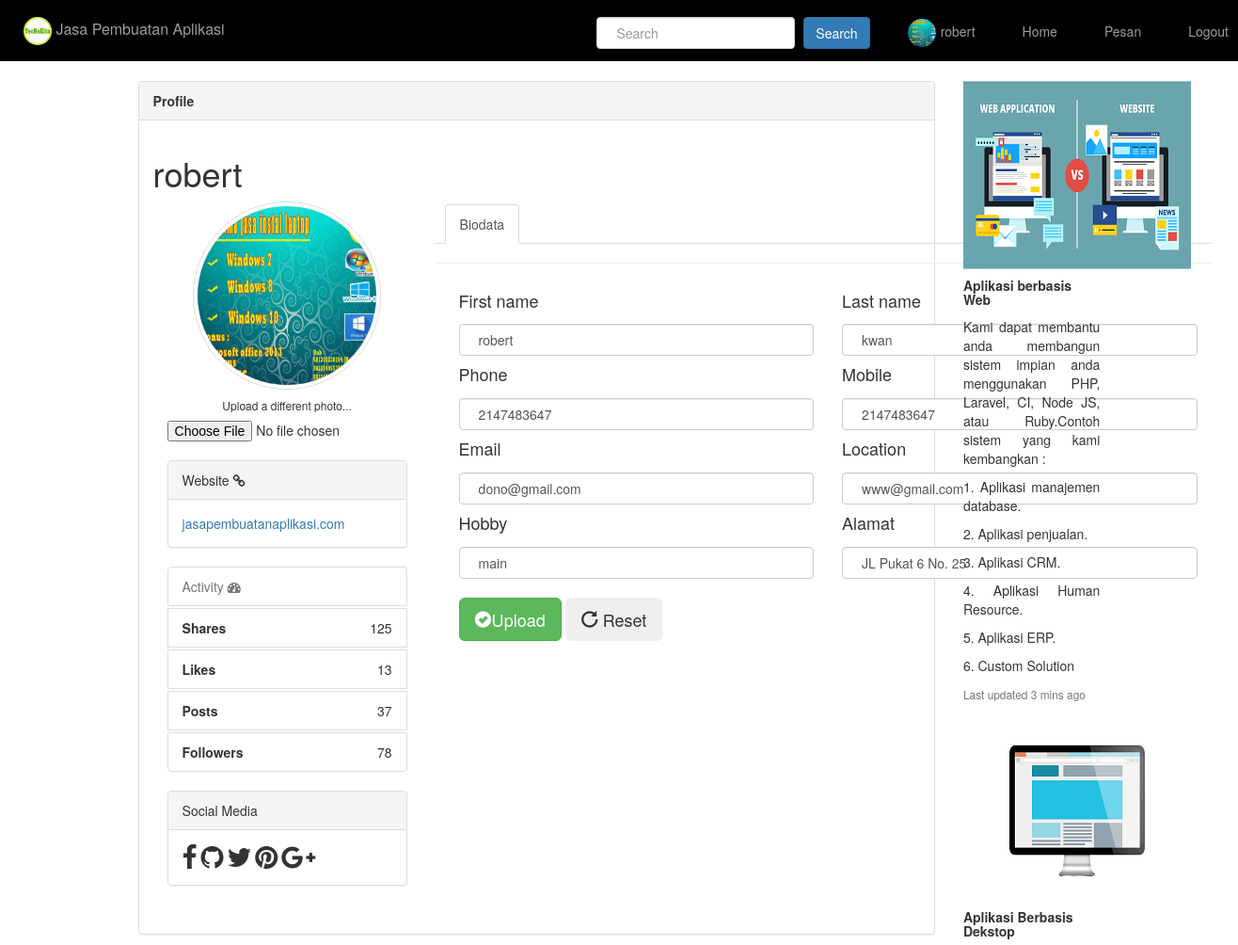
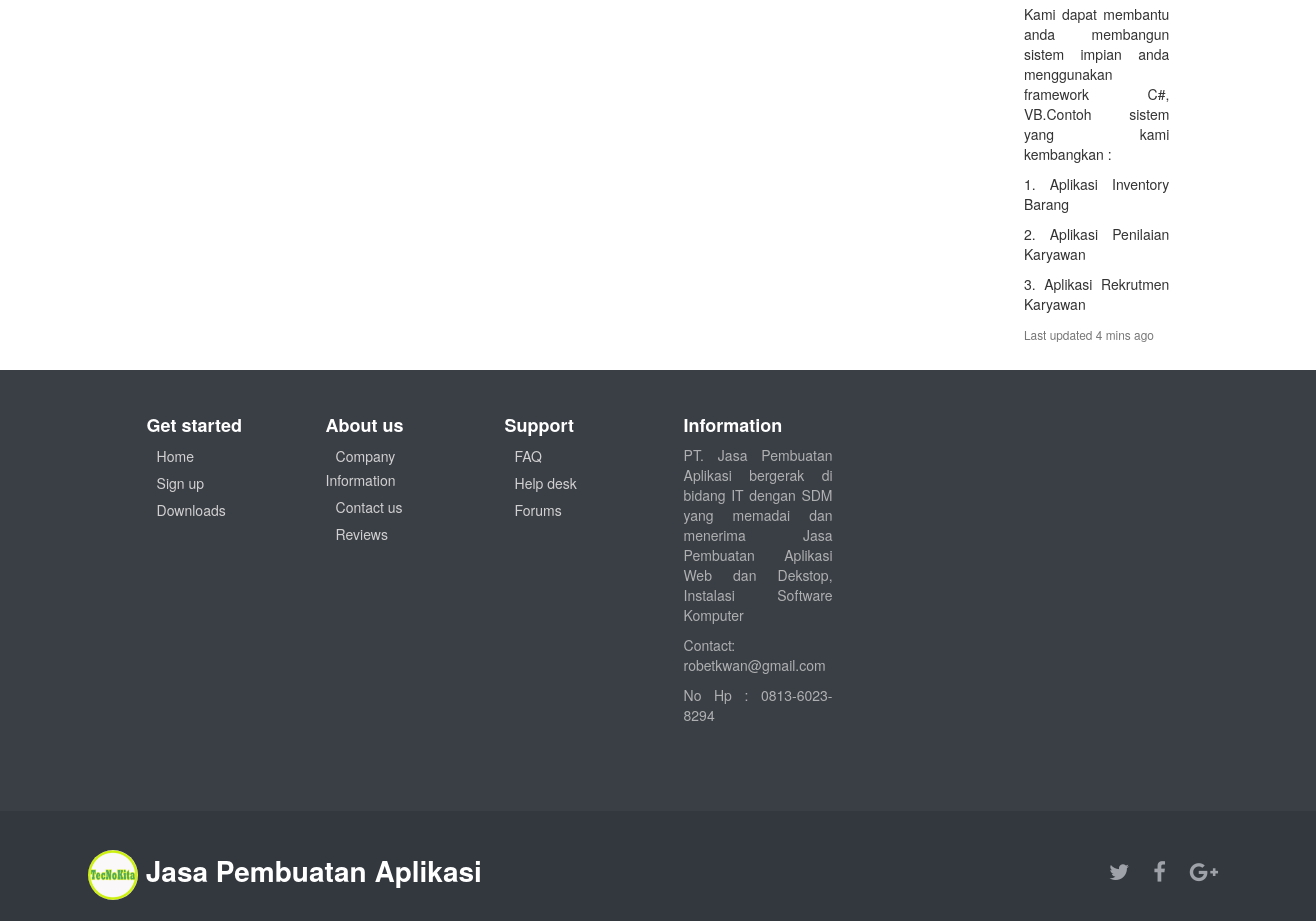
The page /edit-profile.php?id=82 on the database its author committed (2 pictures, top to bottom).
### tables this page shows
CREATE TABLE `foto` (
  `id` int(11) NOT NULL,
  `nama_file` varchar(255) NOT NULL,
  `first_name` varchar(20) DEFAULT NULL,
  `last_name` varchar(20) DEFAULT NULL,
  `phone` int(12) DEFAULT NULL,
  `mobile` int(14) DEFAULT NULL,
  `email` varchar(20) DEFAULT NULL,
  `location` varchar(20) DEFAULT NULL,
  `hobby` varchar(20) DEFAULT NULL,
  `alamat` varchar(20) DEFAULT NULL
);

### edit-profile.php (the view, shortened to what this page needs)
<?php
include 'db.php';
?>
<!DOCTYPE html>
<html>
<head>
	<link rel="stylesheet" type="text/css" href="css/bootstrap.css">
    <link rel="stylesheet" href="http://cdnjs.cloudflare.com/ajax/libs/font-awesome/4.6.3/css/font-awesome.min.css">
    <link rel="stylesheet" href="http://maxcdn.bootstrapcdn.com/bootstrap/3.3.7/css/bootstrap.min.css">
    <link rel="stylesheet" href="assets/css/Footer-with-logo.css">
    <link href="vendor/bootstrap/css/bootstrap.min.css" rel="stylesheet">
    <link href="css/full-slider.css" rel="stylesheet">
</head>
<body>
<link rel="stylesheet" href="https://cdnjs.cloudflare.com/ajax/libs/twitter-bootstrap/3.3.7/css/bootstrap.min.css">
<nav class="navbar navbar-inverse navbar-static-top" role="navigation">
    <div class="collapse navbar-collapse" id="bs-example-navbar-collapse-1" style="background-color: black">
    	<ul class="nav navbar-nav navbar-left">
			<li><a href="#" style="font-size: 16px"><img src="images/logo.jpg" style="width: 30px;height: 30px;border-radius: 20px;" alt="">  Jasa Pembuatan Aplikasi</a>
		</li>
	</ul>
      <ul class="nav navbar-nav navbar-right" style="margin-top: 5px;">
       <form class="navbar-form navbar-left" name="form1" method="post" action="upload.php" enctype="multipart/form-data">
			<div class="form-group" style="margin-top: 5px;">
				<input type="text" class="form-control" placeholder="Search" >
				<button class="btn btn-primary" style="margin-left: 5px;">Search</button>
			</div>
		</form>
     <?php
                $sql = "select * from foto where id='".intval($_GET['id'])."'";
                $data = mysqli_fetch_array(mysqli_query($con, $sql));
                ?>
                <li style="margin-top: 0px;"><a href="#"> <img src="img/<?php echo $data['nama_file'];?>" style="width: 30px;height: 30px;margin-right: 5px;border-radius: 20px;"><?php echo $data['first_name'];?></a></li>
		<li><a href="beranda1.php?username=<?php echo $data['first_name'];?>">Home</a></li>
		<li><a href="daftarpesan.php">Pesan</a></li>
    <li><a href="logout.php">Logout</a></li>
    </div>
</nav>
  <link rel="stylesheet" href="https://maxcdn.bootstrapcdn.com/bootstrap/3.3.7/css/bootstrap.min.css">
<div class="container" style="width: 80%">
<div class="row">
	<div class="col-sm-10">
		  <div class="panel panel-default">
      		<div class="panel-heading"><b>Profile</b></div>
      			<div class="col-sm-4 col-md-2">
      			 <div class="row">
      			<div class="container bootstrap snippet">
    <div class="row">
  		<div class="col-sm-10"><h1><?php echo $data['first_name']?></h1></div>
    </div>
  		<div class="col-sm-3">
      <div class="text-center">
        <img src="img/<?php echo $data['nama_file'];?>" class="avatar img-circle img-thumbnail" alt="avatar" style="width: 200px;height: 200px;">
        <h6>Upload a different photo...</h6>
        <input type="file" class="text-center center-block file-upload" name="file" id="file"/>
      </div></hr><br>
          <div class="panel panel-default">
            <div class="panel-heading">Website <i class="fa fa-link fa-1x"></i></div>
            <div class="panel-body"><a href="http://jasapembuatanaplikasi.com">jasapembuatanaplikasi.com</a></div>
          </div>
          <ul class="list-group">
            <li class="list-group-item text-muted">Activity <i class="fa fa-dashboard fa-1x"></i></li>
            <li class="list-group-item text-right"><span class="pull-left"><strong>Shares</strong></span> 125</li>
            <li class="list-group-item text-right"><span class="pull-left"><strong>Likes</strong></span> 13</li>
            <li class="list-group-item text-right"><span class="pull-left"><strong>Posts</strong></span> 37</li>
            <li class="list-group-item text-right"><span class="pull-left"><strong>Followers</strong></span> 78</li>
          </ul>
          <div class="panel panel-default">
            <div class="panel-heading">Social Media</div>
            <div class="panel-body">
            	<i class="fa fa-facebook fa-2x"></i> <i class="fa fa-github fa-2x"></i> <i class="fa fa-twitter fa-2x"></i> <i class="fa fa-pinterest fa-2x"></i> <i class="fa fa-google-plus fa-2x"></i>
            </div>
          </div>
        </div>
    	<div class="col-sm-9">
            <ul class="nav nav-tabs">
                <li class="active"><a data-toggle="tab" href="#home">Biodata</a></li>
            </ul>
          <div class="tab-content">
            <div class="tab-pane active" id="home">
                <hr>
                  <form class="form" action="#" method="post" id="registrationForm">
                      <div class="form-group">
                          <div class="col-xs-6">
                              <label for="first_name"><h4>First name</h4></label>
                              <input type="text" class="form-control" name="first_name" id="first_name" placeholder="first name" value="<?php echo $data['first_name'];?>" title="enter your first name if any.">
                          </div>
                      </div>
                      <div class="form-group">
                          <div class="col-xs-6">
                            <label for="last_name"><h4>Last name</h4></label>
                              <input type="text" class="form-control" name="last_name" id="last_name" placeholder="last name" value="<?php echo $data['last_name'];?>"title="enter your last name if any.">
                          </div>
                      </div>
                      <div class="form-group">
                          <div class="col-xs-6">
                              <label for="phone"><h4>Phone</h4></label>
                              <input type="text" class="form-control" name="phone" id="phone" placeholder="enter phone"  value="<?php echo $data['phone'];?>"title="enter your phone number if any.">
                          </div>
                      </div>
                      <div class="form-group">
                          <div class="col-xs-6">
                             <label for="mobile"><h4>Mobile</h4></label>
                              <input type="text" class="form-control" name="mobile" id="mobile" placeholder="enter mobile number" value="<?php echo $data['mobile'];?>" title="enter your mobile number if any.">
                          </div>
                      </div>
                      <div class="form-group">
                          <div class="col-xs-6">
                              <label for="email"><h4>Email</h4></label>
                              <input type="email" class="form-control" name="email" id="email" placeholder="you@email.com" value="<?php echo $data['email'];?>" title="enter your email.">
                          </div>
                      </div>
                      <div class="form-group">
                          <div class="col-xs-6">
                              <label for="email"><h4>Location</h4></label>
                              <input type="email" class="form-control" name="location" id="location" placeholder="somewhere" value="<?php echo $data['location'];?>"title="enter a location">
                          </div>
                      </div>
                      <div class="form-group">
                          <div class="col-xs-6">
                              <label for="hobby"><h4>Hobby</h4></label>
                              <input type="text" class="form-control" name="hobby" id="hobby" placeholder="Hobby" value="<?php echo $data['hobby'];?>" title="enter your hobby.">
                          </div>
                      </div>
                      <div class="form-group">
                          <div class="col-xs-6">
                            <label for="alamat"><h4>Alamat</h4></label>
                              <input type="text" class="form-control" name="alamat" id="alamat" placeholder="Alamat" value="<?php echo $data['alamat'];?>" title="enter your street.">
                          </div>
                      </div>
                      <div class="form-group">
                           <div class="col-xs-12">
                                <br>
                                <button class="btn btn-lg btn-success" type="submit" name="save"><i class="glyphicon glyphicon-ok-sign"></i>Upload</button>
                                <button class="btn btn-lg" type="reset"><i class="glyphicon glyphicon-repeat"></i> Reset</button>
                            </div>
                      </div>
              	</form>
             </div>
              </div>
          </div>
        </div>
    </div>
      				</div>
      	<div class="panel-body"></div></div>
		</div>
<div class="col-sm-2">
 <div class="card mb-3">
  <img class="card-img-top" src="img/web.png" alt="Card image cap">
  <div class="card-body">
    <h5 class="card-title"><b>Aplikasi berbasis Web</b></h5>
    <p class="card-text">Kami dapat membantu anda membangun sistem impian anda menggunakan PHP, Laravel, CI, Node JS, atau Ruby.Contoh sistem yang kami kembangkan :</p>
	<p>1. Aplikasi manajemen database.</p>
	<p>2. Aplikasi penjualan.</p>
	<p>3. Aplikasi CRM.</p>
	<p>4. Aplikasi Human Resource.</p>
	<p>5. Aplikasi ERP.</p>
	<p>6. Custom Solution</p>
    <p class="card-text"><small class="text-muted">Last updated 3 mins ago</small></p>
  </div>
</div>
<div class="card mb-3">
  <img class="card-img-top" src="img/dektop.png" alt="Card image cap">
  <div class="card-body">
    <h5 class="card-title"><b>Aplikasi Berbasis Dekstop</b></h5>
    <p class="card-text">Kami dapat membantu anda membangun sistem impian anda menggunakan framework C#, VB.Contoh sistem yang kami kembangkan :</p>
    <p>1. Aplikasi Inventory Barang</p>
    <p>2. Aplikasi Penilaian Karyawan</p>
    <p>3. Aplikasi Rekrutmen Karyawan</p>
    <p class="card-text"><small class="text-muted">Last updated 4 mins ago</small></p>
  </div>
</div>
</div>
</div>
</div>
<footer id="myFooter">
        <div class="container" style="width: 80%">
            <div class="row" style="width: 70%">
                <div class="col-sm-3">
                    <h5>Get started</h5>
                    <ul>
                        <li><a href="#">Home</a></li>
                        <li><a href="#">Sign up</a></li>
                        <li><a href="#">Downloads</a></li>
                    </ul>
                </div>
                <div class="col-sm-3">
                    <h5>About us</h5>
                    <ul>
                        <li><a href="#">Company Information</a></li>
                        <li><a href="#">Contact us</a></li>
                        <li><a href="#">Reviews</a></li>
                    </ul>
                </div>
                <div class="col-sm-3">
                    <h5>Support</h5>
                    <ul>
                        <li><a href="#">FAQ</a></li>
                        <li><a href="#">Help desk</a></li>
                        <li><a href="#">Forums</a></li>
                    </ul>
                </div>
                <div class="col-sm-3 info">
                    <h5>Information</h5>
                    <p> PT. Jasa Pembuatan Aplikasi bergerak di bidang IT dengan SDM yang memadai dan menerima Jasa Pembuatan Aplikasi Web dan Dekstop, Instalasi Software Komputer</p>
                    <p>Contact: robetkwan@gmail.com</p>
                    <p>No Hp  : 0813-6023-8294</p>
                </div>
            </div>
        </div>
        <div class="second-bar">
           <div class="container">
                <h2 class="logo"><a href="#"><img src="images/logo.jpg" style="width: 50px;height: 50px;border-radius: 30px;"> Jasa Pembuatan Aplikasi </a></h2>
                <div class="social-icons">
                    <a href="#" class="twitter"><i class="fa fa-twitter"></i></a>
                    <a href="#" class="facebook"><i class="fa fa-facebook"></i></a>
                    <a href="#" class="google"><i class="fa fa-google-plus"></i></a>
                </div>
            </div>
        </div>
    </footer>
</body>
</html>

### assets/css/Footer-with-logo.css (style rules this page uses)
#myFooter { background-color: #3a3f46; color: white; }
#myFooter .row { margin-bottom: 60px; }
#myFooter .info { text-align: justify; color: #afb0b1; }
#myFooter ul { list-style-type: none; padding-left: 0; line-height: 1.7; }
#myFooter h5 { font-size: 18px; color: white; font-weight: bold; margin-top: 30px; }
#myFooter .logo { margin-top: 10px; }
#myFooter .second-bar .logo a { color:white; font-size: 28px; float: left; font-weight: bold; line-height: 68px; margin: 0; padding: 0; }
#myFooter a { color: #d2d1d1; text-decoration: none; }
#myFooter .second-bar { text-align: center; background-color: #33373e; text-align: center; }
#myFooter .second-bar a { font-size: 22px; color: #9fa3a9; padding: 10px; transition: 0.2s; line-height: 68px; }
#myFooter .social-icons { float:right; }
html { height: 100%; }
body { display: flex; display: -webkit-flex; flex-direction: column; -webkit-flex-direction: column; height: 100%; }
#myFooter { flex: 0 0 auto; -webkit-flex: 0 0 auto; }

### edit-profile.php (style rules this page uses)
li a { margin-right: 10px; text-decoration: none; color: white; margin-left: 10px; }
li { text-decoration: none; }
.form-group { margin-left: 10px; }
p { text-align: justify; }
input[type=text], input[type=password], input[type=email] { width: 100%; padding: 12px 20px; display: inline-block; border: 1px solid #ccc; box-sizing: border-box; }
img.avatar { width: 20%; border-radius: 50%; }
.container { padding: 16px; }
.container { width: 80%; }
li { margin-top: 3px; }

### rows shown on the page
foto: nama_file (picture), first_name "robert", last_name "kwan", phone "2147483647", mobile "2147483647", email "dono@gmail.com", location "www@gmail.com", hobby "main", alamat "JL Pukat 6 No. 25"
